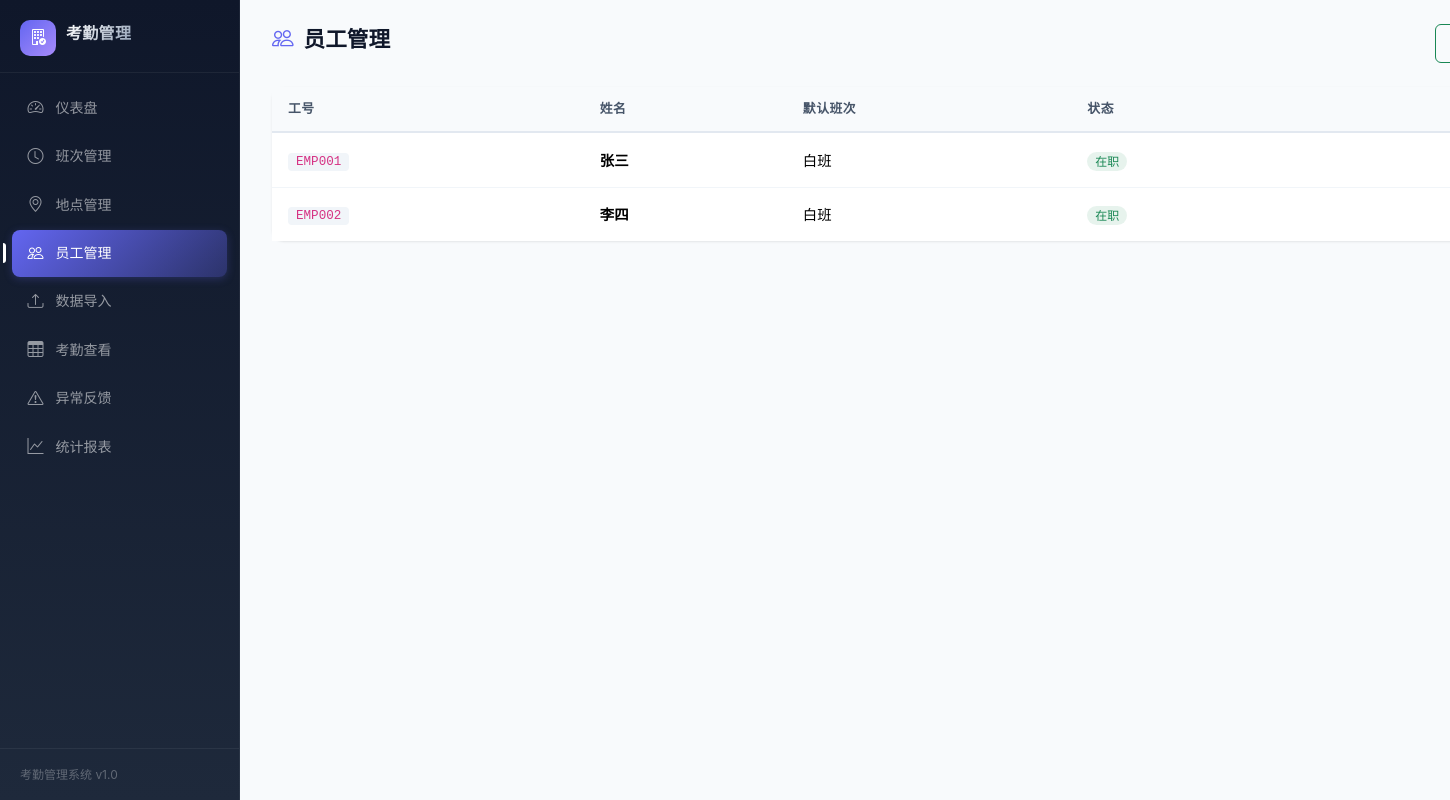
The page /employees on the database its author committed.
### models.py (models this page shows, shortened)
class Employee(db.Model):
    __tablename__ = 'employees'
    id = db.Column(db.Integer, primary_key=True)
    employee_id = db.Column(db.String(32), unique=True, nullable=False, index=True)
    name = db.Column(db.String(64), nullable=False)
    shift_id = db.Column(db.Integer, db.ForeignKey('shifts.id'), nullable=True)
    is_active = db.Column(Boolean, default=True)
    shift = db.relationship('Shift', backref='employees')

class Shift(db.Model):
    __tablename__ = 'shifts'
    id = db.Column(db.Integer, primary_key=True)
    name = db.Column(db.String(64), nullable=False)
    shift_start = db.Column(Time, nullable=False)
    shift_end = db.Column(Time, nullable=False)
    late_minutes = db.Column(db.Integer, default=15)
    early_leave_minutes = db.Column(db.Integer, default=15)
    is_active = db.Column(Boolean, default=True)

### main.py (the view)
@main_bp.route('/employees')
def employees():
    form = EmployeeForm()
    form.shift_id.choices = [(0, '无')] + [(s.id, s.name) for s in Shift.query.filter_by(is_active=True).all()]
    emps = Employee.query.order_by(Employee.employee_id).all()
    return render_template('employees/list.html', form=form, employees=emps)

### main.py (called while the page is built)
@main_bp.context_processor
def inject_today():
    return {'today': today}

### templates/employees/list.html (shortened to what this page needs)
{% extends "base.html" %}
{% set active_page = 'employees' %}
{% block content %}
<div class="page-header d-flex justify-content-between align-items-center">
    <h4><i class="bi bi-people"></i> 员工管理</h4>
    <div class="d-flex gap-2">
        <button class="btn btn-outline-success" data-bs-toggle="modal" data-bs-target="#importModal">
        </button>
    </div>
</div>
<div class="card">
    <div class="card-body p-0">
        <div class="table-responsive">
            <table class="table">
                <thead>
                    <tr>
                        <th>工号</th>
                        <th>姓名</th>
                        <th>默认班次</th>
                        <th>状态</th>
                        <th class="text-end">操作</th>
                    </tr>
                </thead>
                <tbody>
                    {% for e in employees %}
                    <tr>
                        <td><code style="background:var(--gray-100);padding:2px 8px;border-radius:4px;">{{ e.employee_id }}</code></td>
                        <td><strong>{{ e.name }}</strong></td>
                        <td>{{ e.shift.name if e.shift else '<span class="text-muted">-</span>'|safe }}</td>
                        <td>
                            {% if e.is_active %}
                            <span class="badge bg-success bg-opacity-10 text-success">在职</span>
                            {% else %}
                            <span class="badge bg-secondary bg-opacity-10 text-secondary">离职</span>
                            {% endif %}
                        </td>
                        <td class="text-end">
                        </td>
                    </tr>
                    {% else %}
                    <tr><td colspan="5" class="text-center text-muted py-4">暂无员工</td></tr>
                    {% endfor %}
                </tbody>
            </table>
        </div>
    </div>
</div>
{% endblock %}

### static/css/style.css (style rules this page uses)
:root { --primary: #6366f1; --primary-light: #818cf8; --primary-dark: #4f46e5; --primary-bg: rgba(99, 102, 241, 0.08); --success: #10b981; --success-bg: rgba(16, 185, 129, 0.08); --warning: #f59e0b; --warning-bg: rgba(245, 158, 11, 0.08); --danger: #ef4444; --danger-bg: rgba(239, 68, 68, 0.08); --info: #06b6d4; --info-bg: rgba(6, 182, 212, 0.08); --gray-50: #f8fafc; --gray-100: #f1f5f9; --gray-200: #e2e8f0; --gray-300: #cbd5e1; --gray-400: #94a3b8; --gray-500: #64748b; --gray-600: #475569; --gray-700: #334155; --gray-800: #1e293b; --gray-900: #0f172a; --sidebar-width: 240px; --shadow-sm: 0 1px 2px rgba(0, 0, 0, 0.05); --shadow: 0 1px 3px rgba(0, 0, 0, 0.06), 0 1px 2px rgba(0, 0, 0, 0.04); --shadow-md: 0 4px 6px rgba(0, 0, 0, 0.05), 0 2px 4px rgba(0, 0, 0, 0.04); --shadow-lg: 0 10px 15px rgba(0, 0, 0, 0.05), 0 4px 6px rgba(0, 0, 0, 0.04); --shadow-xl: 0 20px 25px rgba(0, 0, 0, 0.06), 0 10px 10px rgba(0, 0, 0, 0.04); --radius: 12px; --radius-sm: 8px; --radius-xs: 6px; }
body { background: var(--gray-50); font-family: 'Inter', -apple-system, BlinkMacSystemFont, 'Segoe UI', Roboto, sans-serif; font-size: .925rem; color: var(--gray-700); line-height: 1.6; }
.page-header { margin-bottom: 1.5rem; }
.page-header h4 { font-weight: 700; color: var(--gray-900); font-size: 1.35rem; display: flex; align-items: center; gap: 10px; }
.page-header h4 i { color: var(--primary); }
.card { border: none; box-shadow: var(--shadow); border-radius: var(--radius); margin-bottom: 1.25rem; background: #fff; transition: box-shadow .25s ease, transform .25s ease; animation: cardFadeIn .35s ease-out both; }
.card:nth-child(2) { animation-delay: .05s; }
.card-body { padding: 1.25rem; }
.table { margin-bottom: 0; }
.table thead th { background: var(--gray-50); color: var(--gray-600); font-weight: 600; font-size: .8rem; text-transform: uppercase; letter-spacing: .5px; padding: .75rem 1rem; border-bottom: 2px solid var(--gray-200); position: sticky; top: 0; z-index: 10; }
.table tbody td { padding: .7rem 1rem; vertical-align: middle; border-bottom: 1px solid var(--gray-100); font-size: .9rem; }
.table tbody tr { transition: background .2s ease; }
.table tbody tr:last-child td { border-bottom: none; }
.badge { font-weight: 500; font-size: .75rem; padding: .3em .65em; border-radius: 100px; }
.btn { font-weight: 500; font-size: .875rem; padding: .5rem 1rem; border-radius: var(--radius-xs); transition: all .2s cubic-bezier(.4,0,.2,1); }

### rows shown on the page
Employee: employee_id "EMP001", name "张三", shift "白班", is_active "在职"
Employee: employee_id "EMP002", name "李四", shift "白班", is_active "在职"
